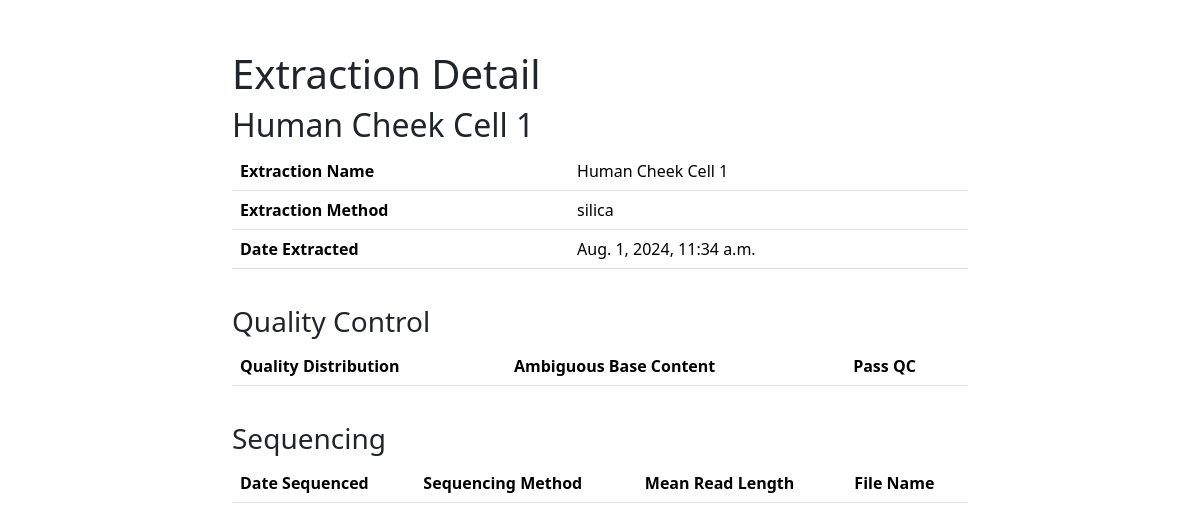
/LIMS/extraction/6, run on the app's committed database.
### LIMS/models.py (models this page shows)
class Extraction(models.Model):
    sample = models.ForeignKey(Sample, on_delete=models.CASCADE)
    extraction_date = models.DateTimeField("date extracted")
    extraction_name = models.CharField(max_length=200)
    extraction_method_list = ["phenol chloroform", "ethanol precipitation", "silica"]
    extraction_method_list_sorted = sorted([(item, item) for item in extraction_method_list])
    extraction_method = models.CharField(max_length=25, choices=extraction_method_list_sorted, default="ethanol precipitation")

### LIMS/views.py (the view)
# urls.py: path('extraction/<int:extraction_id>', views.ExtractionView, name="extraction"),
def ExtractionView(request, extraction_id):
    e = Extraction.objects.get(pk=extraction_id)
    context = {"extraction": e}
    qcs = e.qc_set.all()
    context["qcs"] = qcs
    seq = e.sequencing_set.all()
    context["sequencing"] = seq
    return render(request, "LIMS/extraction_detail.html", context)

### LIMS/templates/LIMS/extraction_detail.html (shortened to what this page needs)
{% extends "master.html" %}
{% block content %}
<h1>Extraction Detail</h1>
<h2>{{ extraction.extraction_name }}</h2>
<table class="table">
    <tr>
        <th>Extraction Name</th>
        <td>{{ extraction.extraction_name }}</td>
    </tr>
    <tr>
        <th>Extraction Method</th>
        <td>{{ extraction.extraction_method }}</td>
    </tr>
    <tr>
        <th>Date Extracted</th>
        <td>{{ extraction.extraction_date }}</td>
    </tr>
</table>
<h3 style="position: relative; top: 20px;">Quality Control</h3>
<table class="table" style="position: relative; top: 20px;">
    <tr>
        <th>Quality Distribution</th>
        <th>Ambiguous Base Content</th>
        <th>Pass QC</th>
    </tr>
</table>
<h3 style="position: relative; top: 40px;">Sequencing</h3>
<table class="table" style="position: relative; top: 40px;">
    <tr>
        <th>Date Sequenced</th>
        <th>Sequencing Method</th>
        <th>Mean Read Length</th>
        <th>File Name</th>
    </tr>
</table>
{% endblock %}

### data on the page
Extraction: extraction_name "Human Cheek Cell 1", extraction_method "silica", extraction_date "Aug. 1, 2024, 11:34 a.m."
